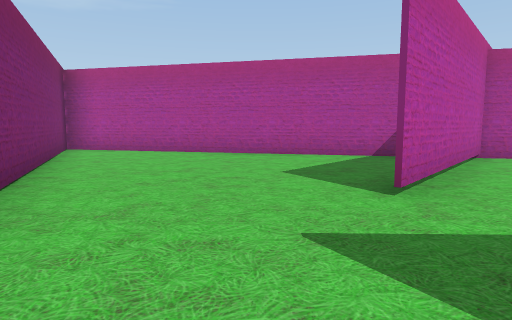
View 1 (above)

16 first-person views from a walk through a scene from a Unity 3-D project. The camera is 1.4 m above the floor, tilts 6° down and sees 75° across. The floor is counted in squares, 2 m on a side. Each view is taken from the middle of a square. On the plan, view 1 faces up. The plan holds only what a view shows up to about 10 squares ahead; the rest is blank. The place goes on beyond the plan. The player is left out. Some animated figures are not drawn. Some surface patterns are stand-ins.

View 2
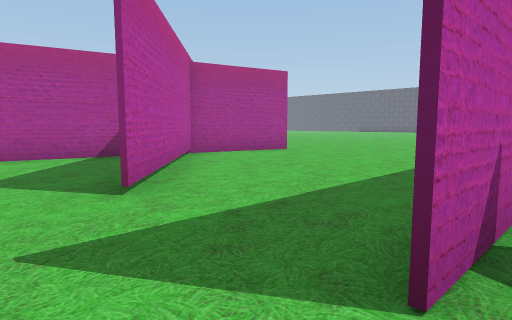

View 3
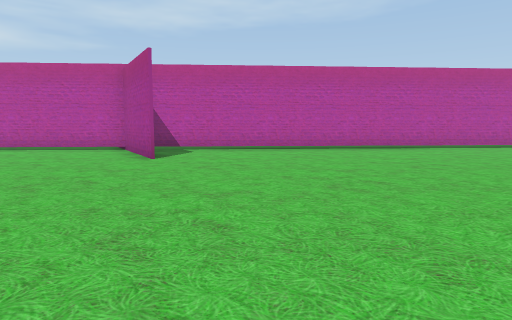

View 4
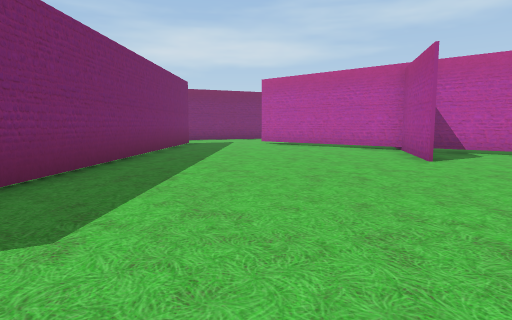

View 5
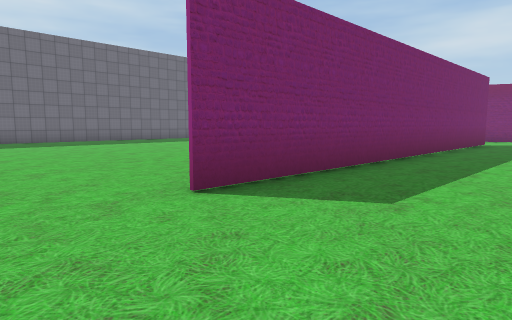

View 6
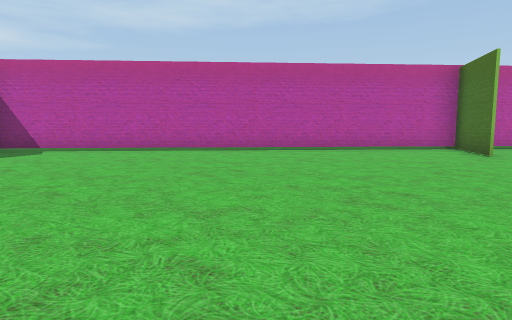

View 7
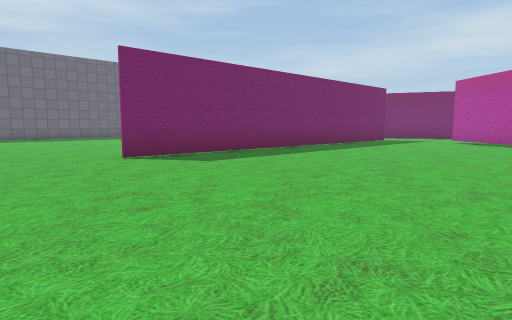

View 8
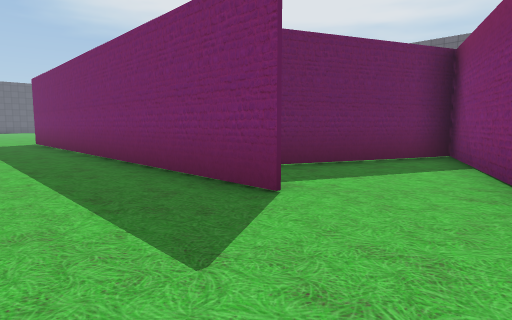

View 9
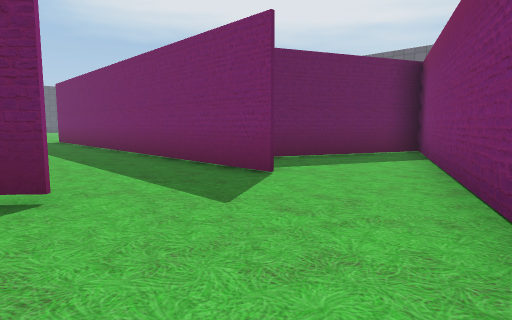

View 10
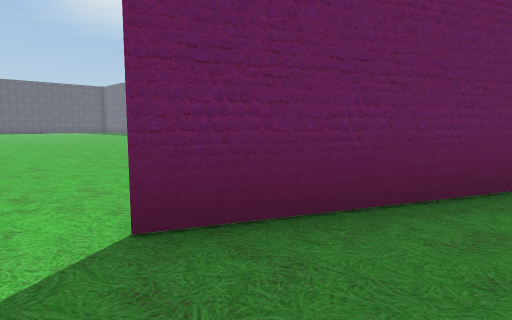

View 11
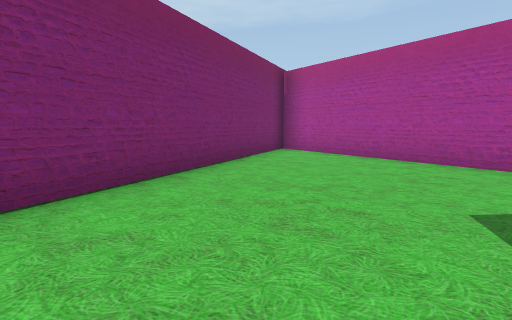

View 12
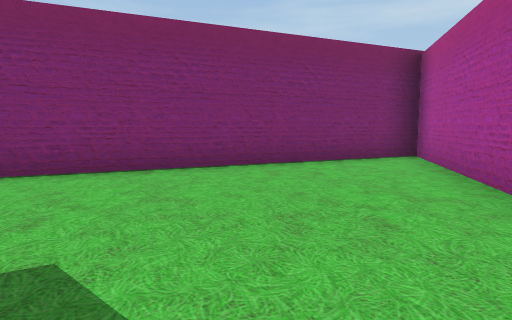

View 13
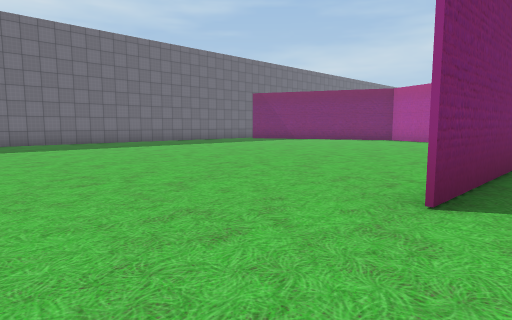

View 14
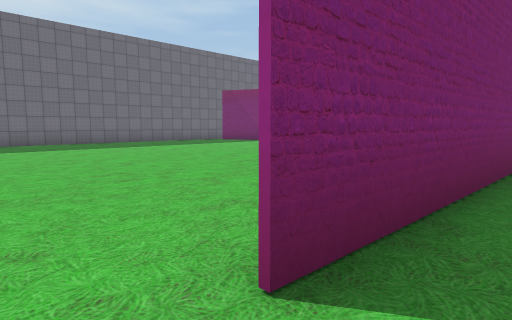

View 15
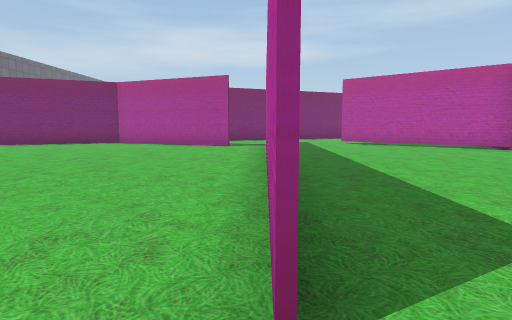

View 16
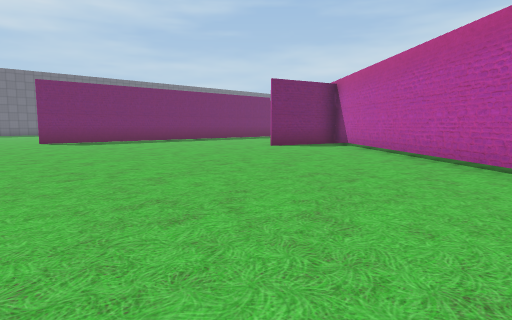

### Floor plan
Points are (right, up) in squares from view 1. A wall is a line through its corners. A room is listed if a view was taken in it or the views show most of it. See-through windows are left out.
Room 1 (views 1, 2, 3, 4, 5, 6, 7, 8, 9, 10, 11, 12, 13, 14, 15, 16)
walls: (7.7, 6.3) (4.8, 7) (1.4, 3.2); (3.2, 7.4) (-5.4, 9.6) (1.1, -5.2) (3, -0.8); (1.4, 3.3) (1.7, 3.6); (2.9, 0.4) (1.2, 0.4) (13.1, 0.1); (14.5, 14.7) (13.4, 16.5); (13.1, 16.6) (5, 7.4)
ways out: opening at (15, -0.3); gap at (3, -1)

Where each view was taken, in squares from view 1:
view 1: 0 up, 0 right, facing up
view 2: 0 up, 0 right, facing up-right
view 3: 3 up, 14 right, facing up-left
view 4: 3 up, 14 right, facing left
view 5: 3 up, 15 right, facing down-left
view 6: 6 up, 16 right, facing up-left
view 7: 7 up, 16 right, facing down-left
view 8: 3 up, 1 left, facing down-right
view 9: 4 up, 2 left, facing down-right
view 10: 0 up, 1 right, facing down-right
view 11: 2 up, 1 right, facing up-left
view 12: 6 up, 2 right, facing left
view 13: 1 up, 16 right, facing down-left
view 14: 1 up, 14 right, facing down-left
view 15: 0 up, 14 right, facing left
view 16: 14 up, 16 right, facing down-left
